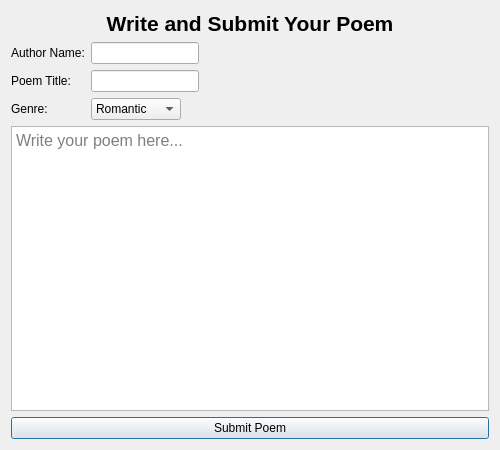
<?xml version="1.0" encoding="UTF-8"?>
<ui version="4.0">
 <class>WritePoem</class>
 <widget class="QDialog" name="WritePoem">
  <property name="geometry">
   <rect>
    <x>0</x>
    <y>0</y>
    <width>500</width>
    <height>450</height>
   </rect>
  </property>
  <property name="windowTitle">
   <string>Write Poem</string>
  </property>
  <layout class="QVBoxLayout" name="verticalLayout">
   <item>
    <widget class="QLabel" name="label_title">
     <property name="text">
      <string>Write and Submit Your Poem</string>
     </property>
     <property name="alignment">
      <set>Qt::AlignCenter</set>
     </property>
     <property name="font">
      <font>
       <weight>75</weight>
       <bold>true</bold>
       <pointsize>16</pointsize>
      </font>
     </property>
    </widget>
   </item>
   <item>
    <layout class="QFormLayout" name="formLayout">
     <property name="fieldGrowthPolicy">
      <enum>QFormLayout::FieldsStayAtSizeHint</enum>
     </property>
     <property name="labelAlignment">
      <set>Qt::AlignLeft</set>
     </property>
     <item row="0" column="0">
      <widget class="QLabel" name="label_authorName">
       <property name="text">
        <string>Author Name:</string>
       </property>
      </widget>
     </item>
     <item row="0" column="1">
      <widget class="QLineEdit" name="lineEdit_authorName"/>
     </item>
     <item row="1" column="0">
      <widget class="QLabel" name="label_poemTitle">
       <property name="text">
        <string>Poem Title:</string>
       </property>
      </widget>
     </item>
     <item row="1" column="1">
      <widget class="QLineEdit" name="lineEdit_poemTitle"/>
     </item>
     <item row="2" column="0">
      <widget class="QLabel" name="label_genre">
       <property name="text">
        <string>Genre:</string>
       </property>
      </widget>
     </item>
     <item row="2" column="1">
      <widget class="QComboBox" name="comboBox_genre">
       <item>
        <property name="text">
         <string>Romantic</string>
        </property>
       </item>
       <item>
        <property name="text">
         <string>Nature</string>
        </property>
       </item>
       <item>
        <property name="text">
         <string>Haiku</string>
        </property>
       </item>
       <item>
        <property name="text">
         <string>Free Verse</string>
        </property>
       </item>
      </widget>
     </item>
    </layout>
   </item>
   <item>
    <widget class="QTextEdit" name="textEdit_poemContent">
     <property name="placeholderText">
      <string>Write your poem here...</string>
     </property>
     <property name="font">
      <font>
       <pointsize>12</pointsize>
      </font>
     </property>
    </widget>
   </item>
   <item>
    <widget class="QPushButton" name="pushButton_submitPoem">
     <property name="text">
      <string>Submit Poem</string>
     </property>
    </widget>
   </item>
  </layout>
 </widget>
 <resources/>
 <connections/>
</ui>
